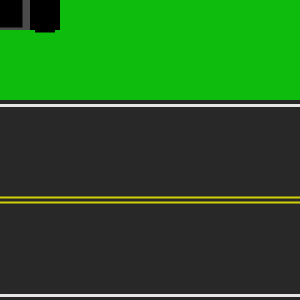
Frame 1 (no input)
Frame 60 (the mouse pressed at the canvas centre just before this capture): identical to frame 1, image omitted
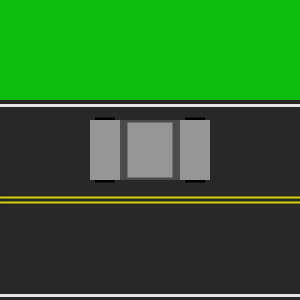
Frame 120 (the mouse held since frame 60 and released just before this capture)

The Processing sketch that drew these frames (run headless with seeded random() and noise(); from frame 60 on, the mouse is pressed at the canvas centre):

// Processing sketch: processing_35673
// ── processing_35673.pde

void setup() {
  size(300, 300);
  colorMode(RGB);
}

int x = width;

void draw() {
  background(40, 40, 40);
  stroke(230, 230, 230);
  strokeWeight(3);
  line(0, height/3+5, width, height/3+5);
  line(0, height-5, width, height-5);
  strokeWeight(2);
  stroke(255, 255, 0, 200);
  line(0, height*2/3+2.5, width, height*2/3+2.5);
  line(0, height*2/3-2.5, width, height*2/3-2.5);
  //the lines and road ^
  noStroke();
  fill(0, 255, 0, 175);
  rectMode(CORNER);
  rect(0, 0, width, height/3);
  //the grass ^

  rectMode(CENTER);
  fill(0);
  rect(mouseX-45, mouseY, 20, 65);
  rect(mouseX+45, mouseY, 20, 65);
  fill(mouseX, mouseX, mouseX);
  rect(mouseX, mouseY, 120, 60);
  fill(75, 75, 75);
  rect(mouseX, mouseY, 60, 60);
  fill(mouseX, mouseX, mouseX);
  rect(mouseX, mouseY, 45, 55);
  //the car ^
}

void mouseDragged() {

  rectMode(CENTER);
  fill(0);
  rect(mouseX-45, mouseY, 20, 65);
  rect(mouseX+45, mouseY, 20, 65);
  fill(240, 240, 240);
  rect(mouseX, mouseY, mouseX+120, 60);
  fill(75, 75, 75);
  rect(mouseX, mouseY, mouseX+60, 60);
  fill(240, 240, 240);
  rect(mouseX, mouseY, mouseX+45, 55);
  //this is how you make it a limo. ^
}
